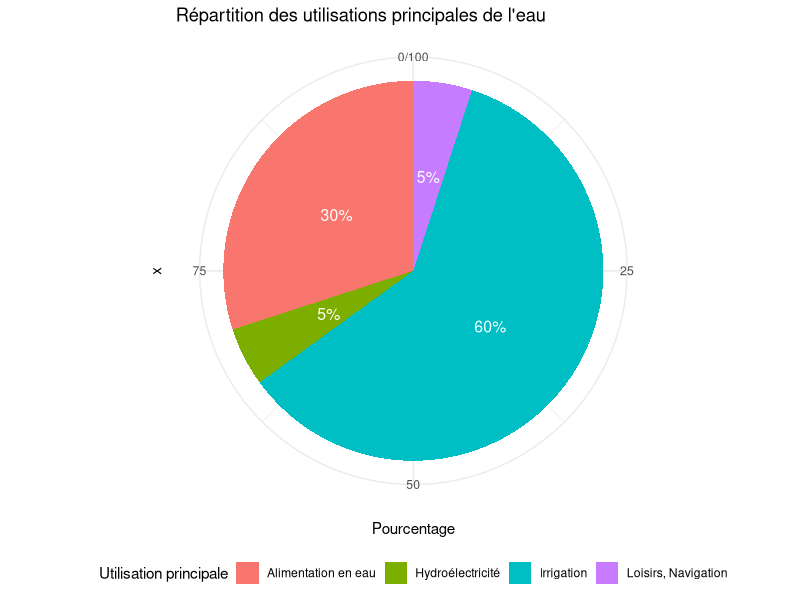

Reproduce this figure in R.
library(ggplot2)
# Changer le nom du dataset
donnees_eau <- data.frame(
  Utilisation.principale = c("Hydroélectricité", "Irrigation", "Alimentation en eau", "Loisirs, Navigation"),
  Pourcentage = c(5, 60, 30, 5)
)

# Créer le pie chart avec le nouveau nom de dataset
pie_chart <- ggplot(donnees_eau, aes(x = "", y = Pourcentage, fill = Utilisation.principale)) +
  geom_bar(stat = "identity", width = 1) +
  coord_polar("y", start = 0) +
  geom_text(aes(label = paste0(Pourcentage, "%")), 
            position = position_stack(vjust = 0.5), 
            color = "white", 
            size = 4) +  
  labs(title = "Répartition des utilisations principales de l'eau",
       fill = "Utilisation principale",
       y = "Pourcentage") +
  theme_minimal() +
  theme(legend.position = "bottom")

# Afficher le pie chart
print(pie_chart)